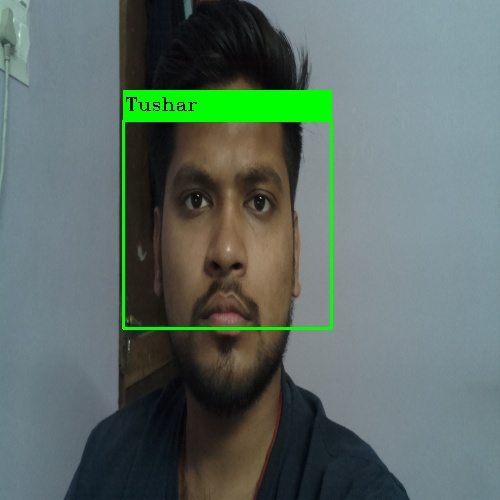
#> input picture Sample.jpg, 500 x 500 px
$ python -i CheckFace.py   (imports and definitions only)
#> lines starting #> are read from the running program, lines starting #| are printed output that depends on the picture; after the words box and inside, x2 and y2 are one past the last pixel; in counts of white or black regions, pixels touching at a corner belong together
#> further down, picture is the input picture: shape (500, 500, 3); mean B, G, R 102.1, 109, 92.9
import cv2
import numpy as np
import pickle
import sys
import os
import time

face_classifier = cv2.CascadeClassifier('haarcascade_frontalface_default.xml')

def face_detector(frame):

    gray = cv2.cvtColor(frame,cv2.COLOR_BGR2GRAY)
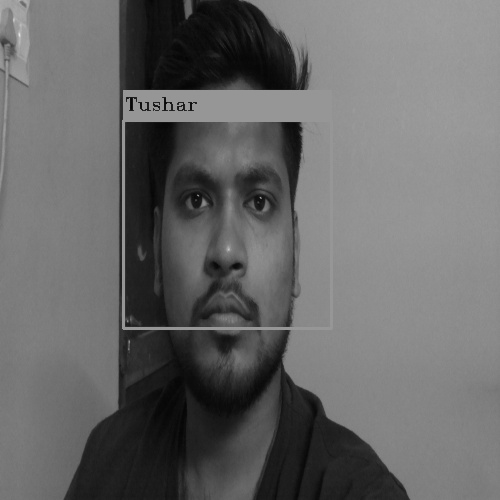
#> gray: shape (500, 500); min 4, max 230, mean 103.4
    faces = face_classifier.detectMultiScale(gray, 1.3, 5)
#> faces = [[128, 127, 194, 194]]
    if faces is ():
        return None,None

    roi = []
    cord = []

    for (x,y,w,h) in faces:
        cv2.rectangle(frame,(x,y),(x+w,y+h),(0,255,255),2)
        cv2.rectangle(frame, (x,y-30), (x+w,y), (0,255,255), -1)
        cv2.putText(frame, 'Unknown', (x+2,y-10), 4, 0.6, (0,0,0), 1)
        croi = frame[y:y+h, x:x+w]
        l = []
        l.append((x,y))
        l.append((x+w,y+h))
        cord.append(l)
        roi.append(cv2.resize(croi, (200, 200)))
#> this loop made 1 pass
#> pass 1, in face_detector, `croi = frame[y:y+h, x:x+w]`:
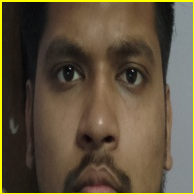
#> croi: shape (194, 194, 3); mean B, G, R 60.4, 81, 93.7
#> after the loop:
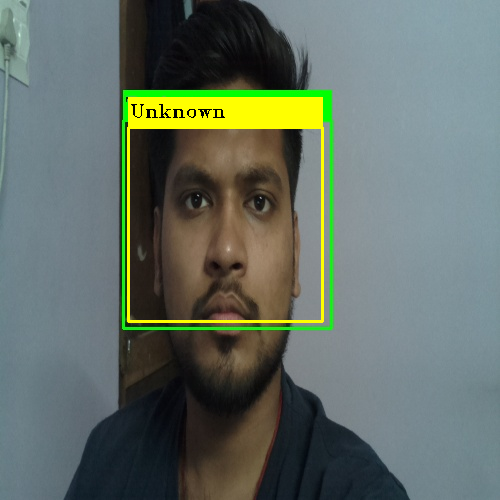
#> frame: shape (500, 500, 3); 3.19% of pixels changed, all inside (x1, y1, x2, y2) = (127, 97, 324, 323)
#> after the loop, cord = [[(128, 127), (322, 321)]]; roi = 1 item
    return roi,cord

# [68 lines not run here, left out]

>>> import cv2
>>> picture = cv2.imread('Sample.jpg')
>>> result = face_detector(picture)
